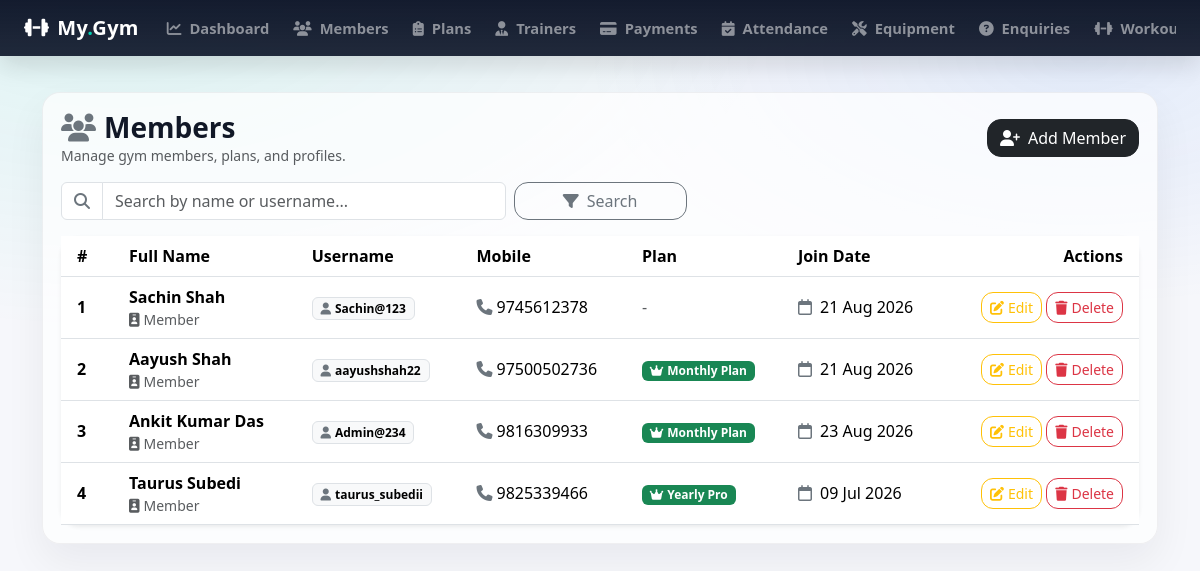
/admin_members/ (signed in), run on an earlier commit of the app's database.
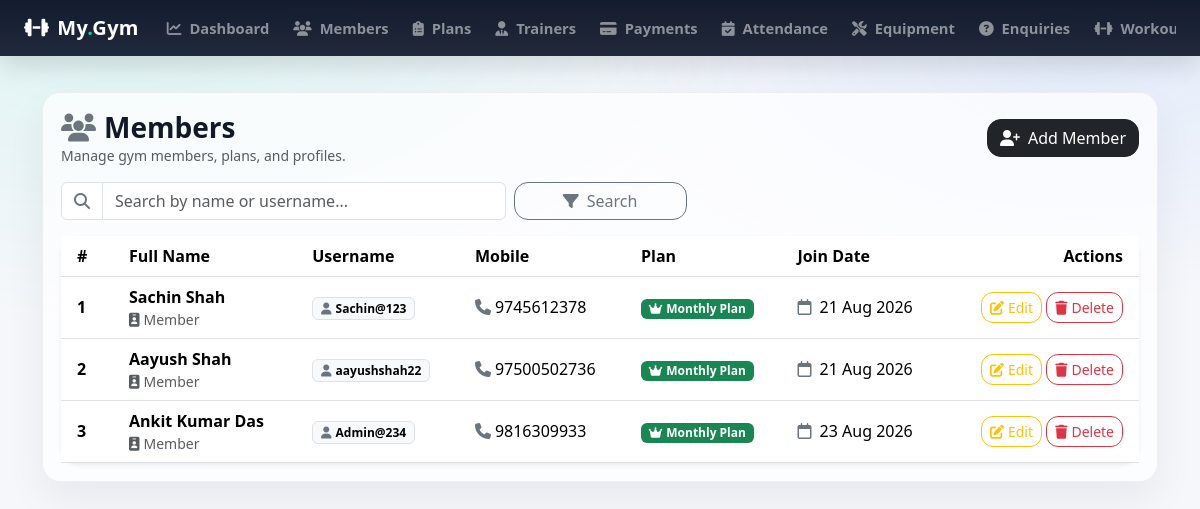
And on a later commit of the database.
### gymapp/models.py (models this page shows, shortened)
class MemberProfile(models.Model):
    GENDER_CHOICES = (
        ('MALE', 'Male'),
        ('FEMALE', 'Female'),
        ('OTHER', 'Other'),
    )
    user = models.OneToOneField(settings.AUTH_USER_MODEL, on_delete=models.CASCADE, related_name='member_profile')
    full_name = models.CharField(max_length=100)
    mobile = models.CharField(max_length=15)
    age = models.PositiveIntegerField(null=True, blank=True)
    gender = models.CharField(max_length=10, choices=GENDER_CHOICES, null=True, blank=True)
    address = models.TextField(blank=True)
    join_date = models.DateField(default=timezone.now)
    plan = models.ForeignKey(MembershipPlan,
                             on_delete=models.SET_NULL, # If plan is deleted, set to null
                             null=True, blank=True,
                             related_name='members'
                             )
    trainer = models.ForeignKey(Trainer,
                                on_delete=models.SET_NULL, # If trainer is deleted, set to null
                                null=True, blank=True,
                                related_name='members' # access members via trainer.members
                                )
    membership_start = models.DateField(null=True, blank=True)
    membership_end = models.DateField(null=True, blank=True)

class User(AbstractUser):
    ROLE_CHOICES = [
        ('ADMIN', 'Admin'),
        ('MEMBER', 'Member'),
    ]
    role = models.CharField(max_length=20, choices=ROLE_CHOICES, default='MEMBER')

class MembershipPlan(models.Model):
    name = models.CharField(max_length=100)
    duration_months = models.PositiveIntegerField()
    fee = models.DecimalField(max_digits=10, decimal_places=2)
    description = models.TextField(blank=True)

### gymapp/views.py (the view)
    def wrapper(request, *args, **kwargs):
        if not request.user.is_authenticated or getattr(request.user, 'role', None) != 'ADMIN':
            messages.error(request, 'You must be logged in as an admin to access this page.')
            return redirect('admin_login')  # Redirect to the admin login page
        return view_func(request, *args, **kwargs)

### gymapp/views.py (called while the page is built)
def admin_required(view_func):
    def wrapper(request, *args, **kwargs):
        if not request.user.is_authenticated or getattr(request.user, 'role', None) != 'ADMIN':
            messages.error(request, 'You must be logged in as an admin to access this page.')
            return redirect('admin_login')  # Redirect to the admin login page
        return view_func(request, *args, **kwargs)
    return wrapper

@admin_required
def admin_members_list(request):
    search = request.GET.get('search', '')
    members = MemberProfile.objects.all().select_related('user', 'plan')
    if search:
        members = members.filter(full_name__icontains=search)
    return render(request, 'admin_members_list.html', {'members': members, 'search' : search})

### gymapp/templates/admin_members_list.html (shortened to what this page needs)
{% extends 'base.html' %}
{% block content %}
<div class="d-flex flex-wrap justify-content-between align-items-center gap-2 mb-3">
    <div>
        <h3 class="mb-0 fw-bold">
            <i class="fa-solid fa-users me-2 text-secondary"></i>Members
        </h3>
        <div class="text-muted small">Manage gym members, plans, and profiles.</div>
    </div>
    <a href="{% url 'admin_member_add' %}" class="btn btn-dark" style="border-radius:14px;">
        <i class="fa-solid fa-user-plus me-2"></i>Add Member
    </a>
</div>
<form method="get" class="row g-2 align-items-center mb-3">
    <div class="col-12 col-md-6 col-lg-5">
        <div class="input-group">
            <span class="input-group-text bg-white">
                <i class="fa-solid fa-magnifying-glass text-secondary"></i>
            </span>
            <input type="text" name="search" value="{{ search }}" class="form-control"
                   placeholder="Search by name or username...">
        </div>
    </div>
    <div class="col-12 col-md-3 col-lg-2">
        <button class="btn btn-outline-secondary w-100" style="border-radius:14px;">
            <i class="fa-solid fa-filter me-2"></i>Search
        </button>
    </div>
</form>
<div class="card border-0 shadow-sm" style="border-radius:18px;">
    <div class="card-body p-0">
        <div class="table-responsive">
            <table class="table table-hover align-middle mb-0">
                <thead style="background: rgba(15,23,42,.98); color: #fff;">
                <tr>
                    <th class="ps-3" style="width:60px;">#</th>
                    <th>Full Name</th>
                    <th>Username</th>
                    <th>Mobile</th>
                    <th>Plan</th>
                    <th>Join Date</th>
                    <th class="text-end pe-3" style="width:190px;">Actions</th>
                </tr>
                </thead>
                <tbody>
                {% for m in members %}
                    <tr>
                        <td class="ps-3 fw-semibold">{{ forloop.counter }}</td>
                        <td>
                            <div class="fw-semibold">{{ m.full_name }}</div>
                            <div class="small text-muted">
                                <i class="fa-solid fa-id-badge me-1"></i>Member
                            </div>
                        </td>
                        <td>
                            <span class="badge text-bg-light border">
                                <i class="fa-solid fa-user me-1 text-secondary"></i>{{ m.user.username }}
                            </span>
                        </td>
                        <td>
                            {% if m.mobile %}
                                <span class="text-nowrap">
                                    <i class="fa-solid fa-phone me-1 text-secondary"></i>{{ m.mobile }}
                                </span>
                            {% else %}
                                <span class="text-muted">-</span>
                            {% endif %}
                        </td>
                        <td>
                            {% if m.plan %}
                                <span class="badge text-bg-success">
                                    <i class="fa-solid fa-crown me-1"></i>{{ m.plan.name }}
                                </span>
                            {% else %}
                                <span class="text-muted">-</span>
                            {% endif %}
                        </td>
                        <td class="text-nowrap">
                            {% if m.join_date %}
                                <i class="fa-regular fa-calendar me-1 text-secondary"></i>
                                {{ m.join_date|date:"d M Y" }}
                            {% else %}
                                <span class="text-muted">-</span>
                            {% endif %}
                        </td>
                        <td class="text-end pe-3">
                            <a href="{% url 'admin_member_edit' m.id %}"
                               class="btn btn-sm btn-outline-warning"
                               style="border-radius:12px;">
                                <i class="fa-solid fa-pen-to-square me-1"></i>Edit
                            </a>
                            <form action="{% url 'admin_member_delete' m.id %}" method="post"
                                  class="d-inline-block">
                                <button type="submit"
                                        class="btn btn-sm btn-outline-danger"
                                        style="border-radius:12px;"
                                        onclick="return confirm('Delete this member?')">
                                    <i class="fa-solid fa-trash me-1"></i>Delete
                                </button>
                            </form>
                        </td>
                    </tr>
                {% endfor %}
                </tbody>
            </table>
        </div>
    </div>
</div>
{% endblock %}

### gymapp/templates/base.html (shortened to what this page needs)
{% load static %}
<!DOCTYPE html>
<html lang="en">
<head>
    <link rel="stylesheet"
          href="https://cdn.jsdelivr.net/npm/bootstrap@5.3.2/dist/css/bootstrap.min.css">
    <link rel="stylesheet"
          href="https://cdnjs.cloudflare.com/ajax/libs/font-awesome/6.5.0/css/all.min.css" />
</head>
<body class="
{% if user.is_authenticated and user.role == 'ADMIN' %}role-admin
{% elif user.is_authenticated and user.role == 'MEMBER' %}role-member
{% else %}role-guest{% endif %}
">
<nav class="navbar navbar-expand-lg navbar-dark fixed-top">
   <div class="container-fluid px-3 px-lg-4">
        <a class="navbar-brand d-flex align-items-center gap-2" href="{% url 'home' %}">
            <i class="fa-solid fa-dumbbell"></i>
            <span>My<span class="brand-dot">.</span>Gym</span>
        </a>
        <div class="collapse navbar-collapse" id="mainNavbar">
            <ul class="navbar-nav ms-auto align-items-lg-center">
                {% if user.is_authenticated %}
                    {% if user.role == 'ADMIN' %}
                        <li class="nav-item">
                            <a class="nav-link" href="{% url 'admin_dashboard' %}">
                                <i class="fa-solid fa-chart-line me-2"></i>Dashboard
                            </a>
                        </li>
                        <li class="nav-item">
                            <a class="nav-link" href="{% url 'admin_members_list' %}">
                                <i class="fa-solid fa-users me-2"></i>Members
                            </a>
                        </li>
                        <li class="nav-item">
                            <a class="nav-link" href="{% url 'admin_plans_list' %}">
                                <i class="fa-solid fa-clipboard-list me-2"></i>Plans
                            </a>
                        </li>
                        <li class="nav-item">
                            <a class="nav-link" href="{% url 'admin_trainers_list' %}">
                                <i class="fa-solid fa-user-tie me-2"></i>Trainers
                            </a>
                        </li>
                        <li class="nav-item">
                            <a class="nav-link" href="{% url 'admin_payments_list' %}">
                                <i class="fa-solid fa-credit-card me-2"></i>Payments
                            </a>
                        </li>
                        <li class="nav-item">
                            <a class="nav-link" href="{% url 'admin_attendance_list' %}">
                                <i class="fa-solid fa-calendar-check me-2"></i>Attendance
                            </a>
                        </li>
                        <li class="nav-item">
                            <a class="nav-link" href="{% url 'admin_equipment_list' %}">
                                <i class="fa-solid fa-screwdriver-wrench me-2"></i>Equipment
                            </a>
                        </li>
                        <li class="nav-item">
                            <a class="nav-link" href="{% url 'admin_enquiries_list' %}">
                                <i class="fa-solid fa-circle-question me-2"></i>Enquiries
                            </a>
                        </li>
                        <li class="nav-item">
                            <a class="nav-link" href="{% url 'home' %}">
                                <i class="fa-solid fa-dumbbell me-2"></i>Workout Plans
                            </a>
                        </li>
                    {% endif %}
                {% endif %}
            </ul>
        </div>
    </div>
</nav>
<div class="content-wrapper">
    <div class="container">
        <div class="page-shell">
            {% block content %}{% endblock %}
        </div>
    </div>
</div>
</body>
</html>

### gymapp/templates/base.html (style rules this page uses)
:root { --brand: #00d1b2; --dark-2: #0f172a; --card: #ffffff; --muted: #6b7280; }
body { background: radial-gradient(1200px 600px at 10% 0%, rgba(0, 209, 178, .10), transparent 55%), radial-gradient(900px 450px at 90% 10%, rgba(59, 130, 246, .10), transparent 55%), #f6f7fb; color: #111827; }
.navbar { background: linear-gradient(180deg, rgba(15, 23, 42, 0.98), rgba(15, 23, 42, 0.92)) !important; box-shadow: 0 10px 25px rgba(0,0,0,.12); }
.navbar-brand { font-weight: 800; letter-spacing: .3px; }
.navbar-brand .brand-dot { color: var(--brand); }
.nav-link { font-weight: 600; opacity: .92; border-radius: 10px; padding: .55rem .85rem !important; margin: 0 .1rem; }
.content-wrapper { padding-top: 92px; padding-bottom: 40px; }
.page-shell { background: rgba(255,255,255,.70); border: 1px solid rgba(17, 24, 39, .06); border-radius: 18px; padding: 18px; box-shadow: 0 18px 40px rgba(17, 24, 39, .06); }
.role-admin .navbar .navbar-collapse { overflow: hidden; }
.role-admin .navbar-nav { flex-wrap: nowrap; overflow-x: auto; -webkit-overflow-scrolling: touch; scrollbar-width: none; }
.role-admin .navbar-nav .nav-item { flex: 0 0 auto; }
.role-admin .navbar-nav .nav-link { white-space: nowrap; font-size: 0.92rem; padding: .50rem .60rem !important; }
@media (min-width: 992px) { .role-admin .navbar-nav .nav-link { padding: .50rem .65rem !important; } }

What changed in the data, as far as the page shows it:
removed MemberProfile: full_name "Taurus Subedi", user.username "taurus_subedii", mobile "9825339466", plan.name "Yearly Pro", join_date "09 Jul 2026"
changed MemberProfile "Sachin Shah": plan.name (not shown) → "Monthly Plan"; no longer shows "-"
